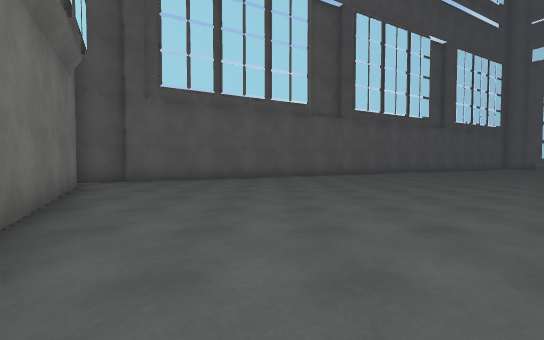
[1] (above)

23 first-person views from a walk through a scene from a Unity 3-D project. The camera is 1.2 m above the floor, tilts 2° down and sees 90° across. The floor is counted in squares, 2 m on a side. Each view is taken from the middle of a square. On the plan, view 1 faces up. The plan holds only what a view shows up to about 9 squares ahead; the rest is blank. The place goes on beyond the plan. Some animated figures are not drawn. Surface patterns are stand-ins for the level's own textures.

[2]
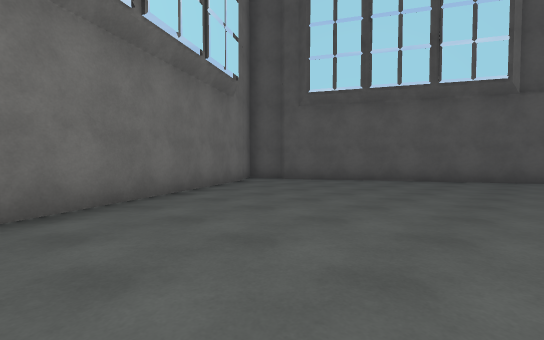

[3]
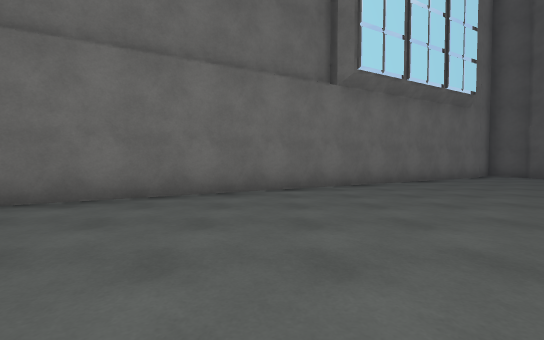

[4]
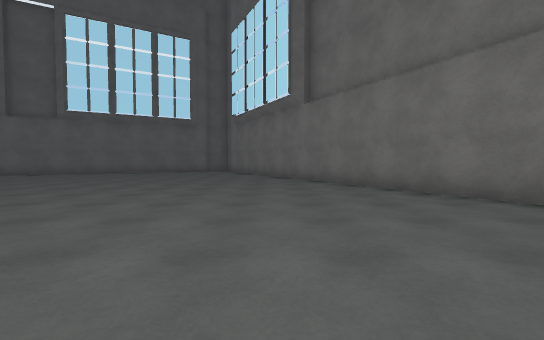

[5]
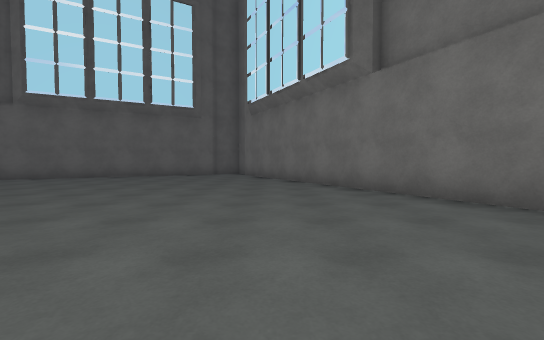

[6]
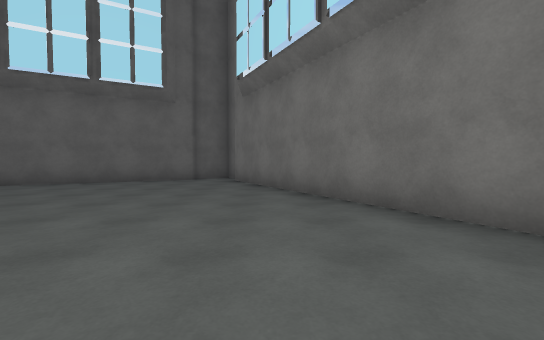

[7]
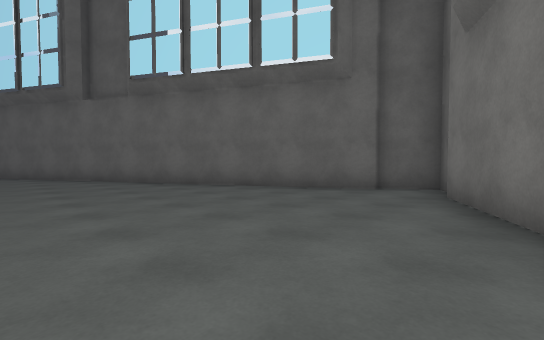

[8]
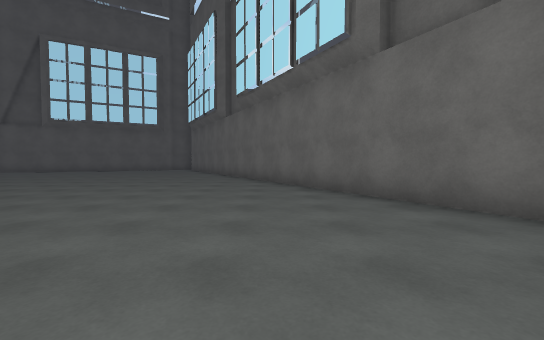

[9]
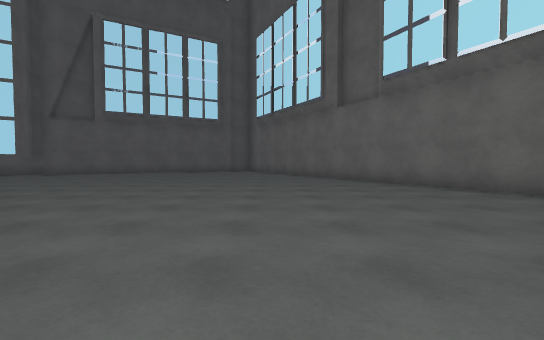

[10]
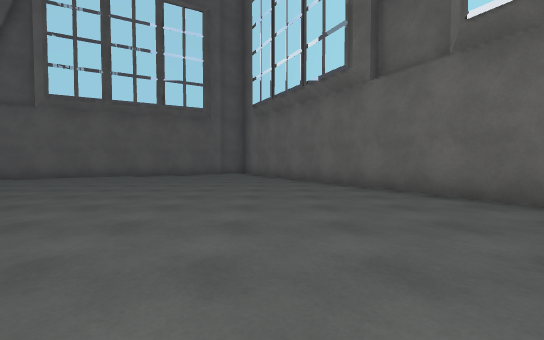

[11]
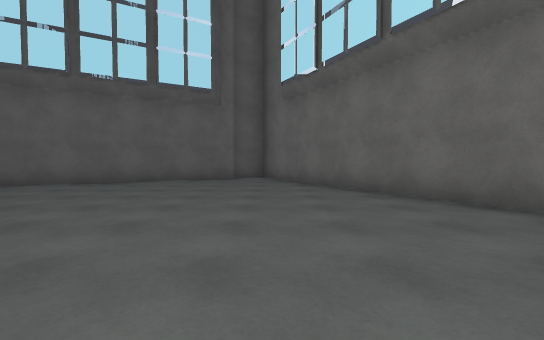

[12]
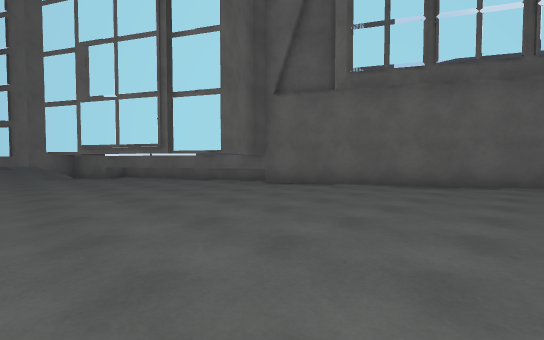

[13]
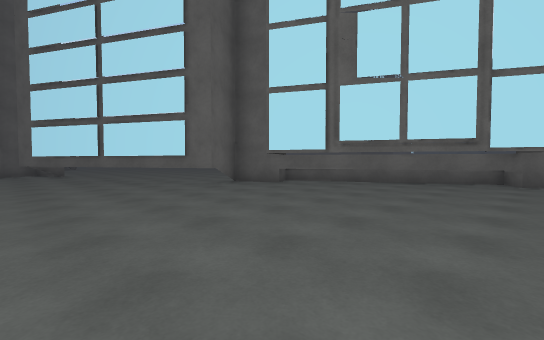

[14]
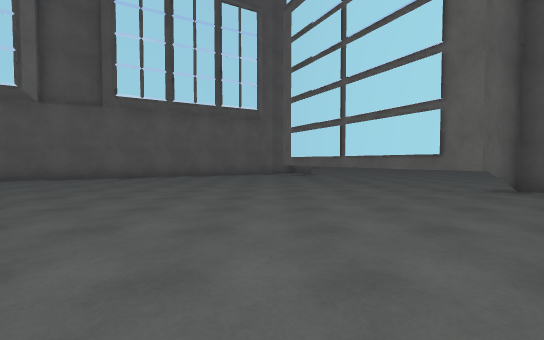

[15]
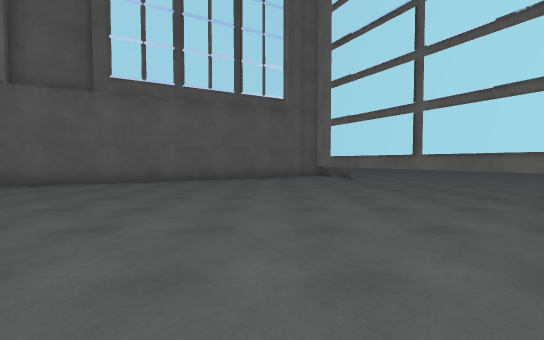

[16]
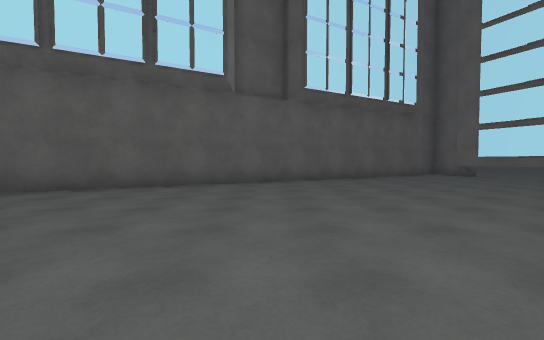

[17]
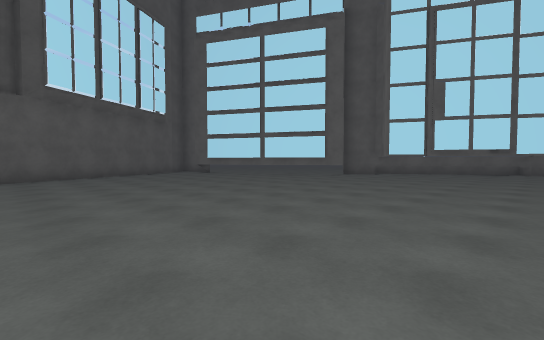

[18]
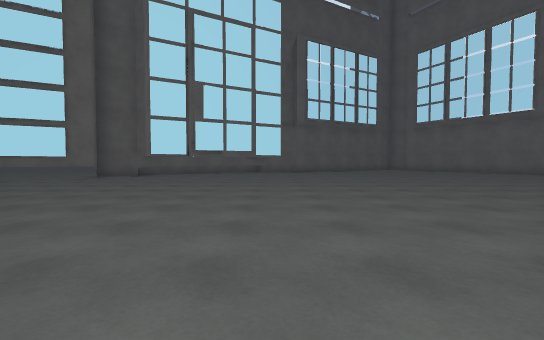

[19]
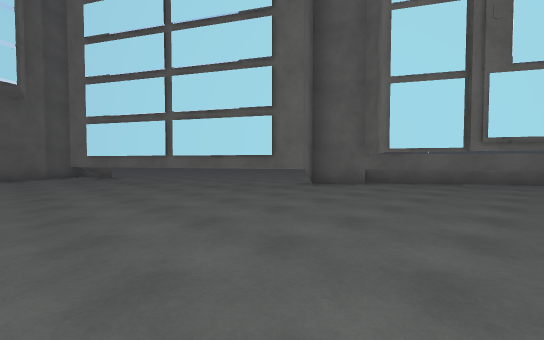

[20]
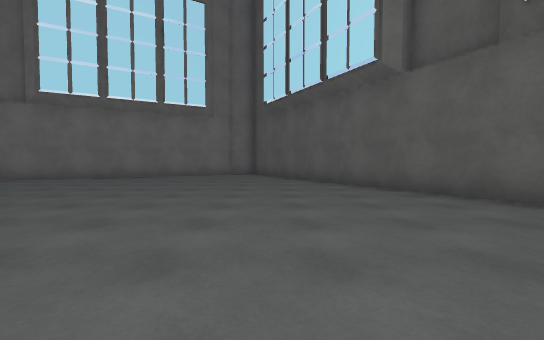

[21]
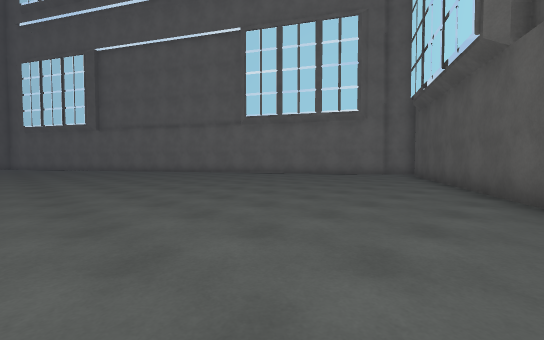

[22]
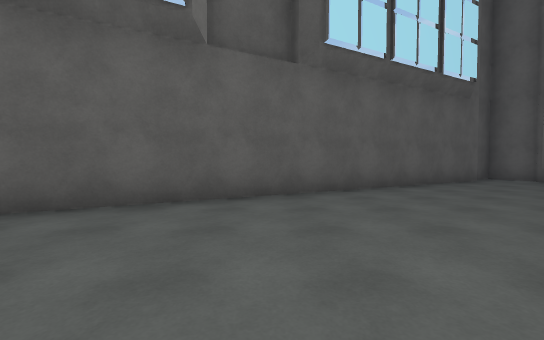

[23]
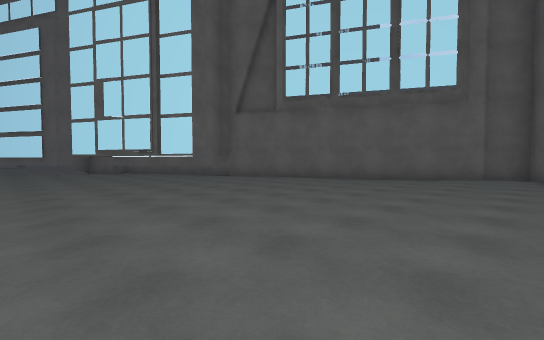

### Floor plan
Points are (right, up) in squares from view 1. A wall is a line through its corners. A room is listed if a view was taken in it or the views show most of it. See-through windows are left out.
Room 1 (views 1, 2, 3, 4, 5, 6, 7, 8, 9, 10, 11, 12, 13, 14, 15, 16, 17, 18, 19, 20, 21, 22, 23)
walls: (22, 7.3) (19.8, 11.3) (18.6, 10.6) (15.4, 16.6); (22.8, 5.4) (21.1, 4.5) (18.7, 8.9) (20.3, 9.8) (20.5, 10.2); (7.4, -13.6) (26.6, -3.1); (-4.5, 6.3) (6.1, -13.1); (-4.1, 7.8) (-5.2, 7.2); (26.9, -1.8) (22.1, 7); (6.2, -13.8) (6.5, -14.4) (7.6, -13.7); (15.1, 18) (-4.1, 7.5); (16.6, 17.7) (16.1, 18.5); (27.3, -3) (27.8, -2.7) (27.2, -1.6)
low walls: (21.9, 9) (21.1, 10.5); (23.7, 5.7) (23, 7)

Positions as (right, up) in squares from view 1, and headings:
1: (0, 0), facing up
2: (2, 1), facing up-left
3: (5, -1), facing left
4: (4, 1), facing down
5: (5, -2), facing down
6: (5, -5), facing down
7: (5, -8), facing down-right
8: (10, -8), facing right
9: (12, -4), facing right
10: (15, -4), facing right
11: (18, -3), facing right
12: (18, 0), facing up-right
13: (15, 5), facing up-right
14: (15, 6), facing up
15: (14, 8), facing up
16: (9, 7), facing up
17: (9, 5), facing up-right
18: (10, 5), facing right
19: (14, 7), facing up-right
20: (7, 8), facing left
21: (7, 11), facing down-left
22: (9, 10), facing up
23: (17, -3), facing up-right
